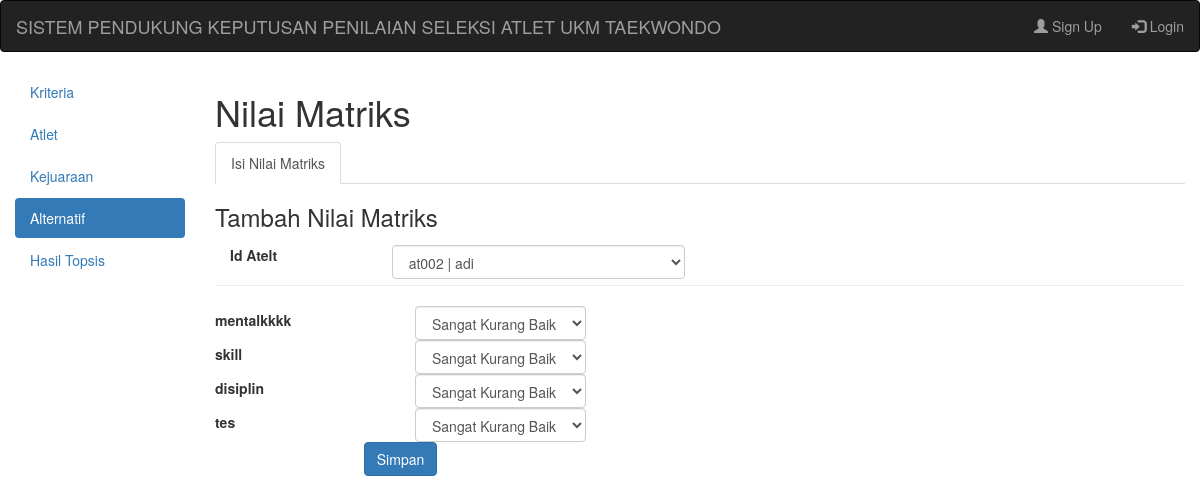
Screenshot of /?a=nilaialternatif with the database file from the repository.
### tables this page shows
CREATE TABLE `kriteria` (
  `id_kriteria` varchar(5) NOT NULL,
  `nama_kriteria` varchar(50) NOT NULL,
  `bobot` int(3) NOT NULL
);

### nilaialternatif.php (the view, shortened to what this page needs)
<h1>Nilai Matriks</h1>
<ul class="nav nav-tabs">
  <li class="active" ><a href="index.php?a=kriteria&k=kriteria">Isi Nilai Matriks</a></li>
</ul>
<div class="box-header">
    <h3 class="box-title">Tambah Nilai Matriks</h3>
</div>
<form method="POST" action="">
<div class="form-group">
							<label class="control-label col-lg-2">Id Atelt</label>
							<div class="col-lg-4">
								<select name="id_alt" class="form-control">
								<?php
								include ("koneksi.php");
								$s=mysqli_query($kon, "select * from atlet");
								while($d=mysqli_fetch_assoc($s)){
								?>
									<option value="<?php echo $d['id_atlet'] ?>"><?php echo $d['id_atlet']." | ".$d['nama_atlet'] ?></option>
								<?php
								}
								?>
								</select>
							</div>
						</div>
						<br />
<hr />
<div class="form-group">
								<?php
								$i=1;
								$alt=mysqli_query($kon, "select * from kriteria");
								while($dalt=mysqli_fetch_assoc($alt)){
								?>
	<table>
		<tr>
		<td width="200">
							<label ><?php echo $dalt['nama_kriteria']; ?></label>
		</td>
							<div>
		<td>
							<select class="form-control" name="nilai<?php echo $i; ?>">
							<option value="1">Sangat Kurang Baik</option>
							</select>
		</td>
		</tr>
								<?php
								$i++;
								}
								?>
		<tr>
		<td colspan="2" align="center">
		<input type="submit" name="simpan" value="Simpan" class="btn btn-primary">
		</td>
		</tr>
</table>
							</div>
						</div>

### rows the page displays
kriteria: nama_kriteria "mentalkkkk"
kriteria: nama_kriteria "skill"
kriteria: nama_kriteria "disiplin"
kriteria: nama_kriteria "tes"

### other values shown
form field id_alt "at002 | adi"
